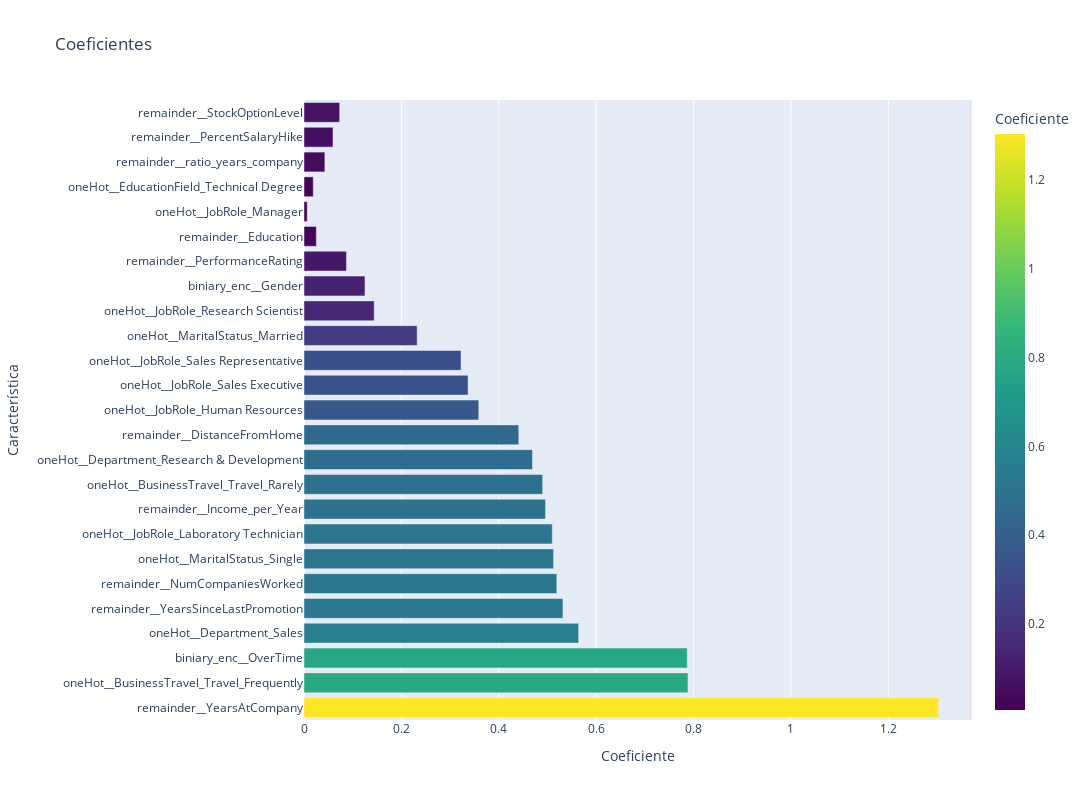

The code cell stored with this chart in its notebook:
### Code cell
coef = model_pipeline.named_steps['model'].coef_[0]
columns_names = model_pipeline.named_steps['preprocessing'].get_feature_names_out()

coeficientes = get_coeficientes(coef, columns_names)
gr = show_coeficientes(coeficientes)
gr

### Figure 1 — Plotly figure (JSON) as saved in the notebook; plotly's stock layout.template omitted (floating-point values rounded to 4 significant figures)
{"data": [{"hovertemplate": "Coeficiente=%{marker.color}<br>Característica=%{y}<extra></extra>", "legendgroup": "", "marker": {"color": [1.303, 0.7885, 0.787, 0.564, 0.5317, 0.5192, 0.5125, 0.5099, 0.496, 0.4901, 0.4692, 0.4411, 0.3589, 0.337, 0.3225, 0.2323, 0.1441, 0.1253, 0.08718, 0.0253, 0.006623, 0.01902, 0.04291, 0.0596, 0.0732], "coloraxis": "coloraxis", "pattern": {"shape": ""}}, "name": "", "orientation": "h", "showlegend": false, "textposition": "auto", "type": "bar", "x": [1.303, 0.7885, 0.787, 0.564, 0.5317, 0.5192, 0.5125, 0.5099, 0.496, 0.4901, 0.4692, 0.4411, 0.3589, 0.337, 0.3225, 0.2323, 0.1441, 0.1253, 0.08718, 0.0253, 0.006623, 0.01902, 0.04291, 0.0596, 0.0732], "xaxis": "x", "y": ["remainder__YearsAtCompany", "oneHot__BusinessTravel_Travel_Frequently", "biniary_enc__OverTime", "oneHot__Department_Sales", "remainder__YearsSinceLastPromotion", "remainder__NumCompaniesWorked", "oneHot__MaritalStatus_Single", "oneHot__JobRole_Laboratory Technician", "remainder__Income_per_Year", "oneHot__BusinessTravel_Travel_Rarely", "oneHot__Department_Research & Development", "remainder__DistanceFromHome", "oneHot__JobRole_Human Resources", "oneHot__JobRole_Sales Executive", "oneHot__JobRole_Sales Representative", "oneHot__MaritalStatus_Married", "oneHot__JobRole_Research Scientist", "biniary_enc__Gender", "remainder__PerformanceRating", "remainder__Education", "oneHot__JobRole_Manager", "oneHot__EducationField_Technical Degree", "remainder__ratio_years_company", "remainder__PercentSalaryHike", "remainder__StockOptionLevel"], "yaxis": "y"}], "layout": {"barmode": "relative", "coloraxis": {"colorbar": {"title": {"text": "Coeficiente"}}, "colorscale": [[0, "#440154"], [0.1111, "#482878"], [0.2222, "#3e4989"], [0.3333, "#31688e"], [0.4444, "#26828e"], [0.5556, "#1f9e89"], [0.6667, "#35b779"], [0.7778, "#6ece58"], [0.8889, "#b5de2b"], [1, "#fde725"]]}, "height": 800, "legend": {"tracegroupgap": 0}, "title": {"text": "Coeficientes"}, "width": 1200, "xaxis": {"anchor": "y", "domain": [0, 1], "title": {"text": "Coeficiente"}}, "yaxis": {"anchor": "x", "domain": [0, 1], "title": {"text": "Característica"}}}}
